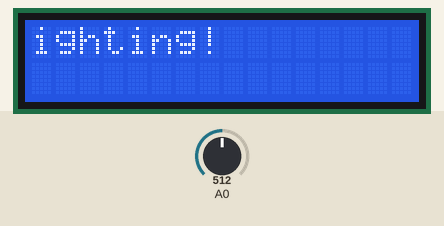
Bench run of a sketch on a simulated Arduino Uno, built with avr-gcc and run on an emulated ATmega328P. On the bench: 16×2 character LCD. Inputs (shaded band) come from the test bench; at power-on: A0 = 512. What the sketch prints to the serial monitor is not drawn.

Above: at 0.21 s.
At 2.01 s:
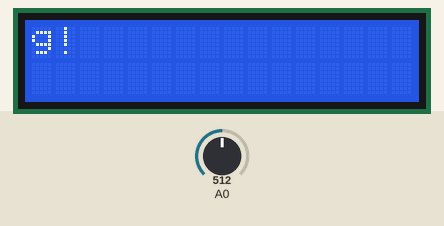
At 4.71 s:
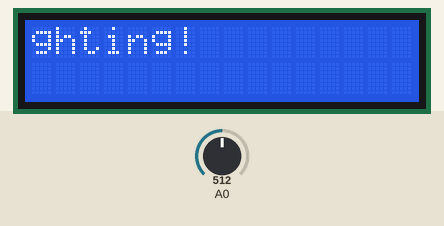
At 10.0 s:
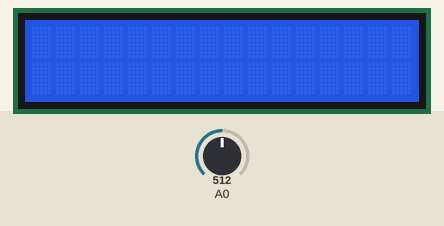
At 14.02 s:
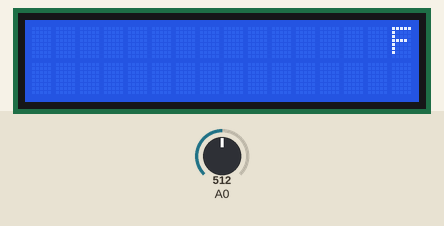
At 18.4 s:
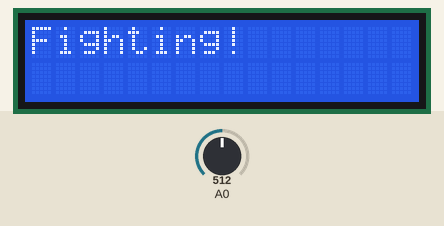

Measured:
- by itself, everything shown: repeats every 19.1 s, in 50 steps
- what the display in image 3 shows lasts 3.9 s, from 10.0 s to 13.9 s
- what the display in image 5 shows lasts 0.8 s, from 18.4 s to 19.2 s

The sketch:

0918_02_TextLCD_move_print2.ino
```cpp
#include <LiquidCrystal.h>

LiquidCrystal lcd(12, 11, 5, 4, 3, 2);

void setup() {
  // put your setup code here, to run once:
  pinMode(A0, INPUT);
  Serial.begin(9600);
  lcd.begin(16, 2); // 16by2라 col 16, row 2
  lcd.print("Fighting!"); // 위치지정을 안하고 찍으면 그냥 위에 찍힘
}

void loop() {
  // put your main code here, to run repeatedly:
  int cds = analogRead(A0);
  cds = map(cds, 0, 1023, 0, 255); // 어두우면 값 작아짐
  Serial.println(cds);

  lcd.setCursor(0,0); // 위치 - 2번째줄 처음부터 찍겠다

  // lcd.print(cds);

  for(int i=0; i<9; i++)
  {
    lcd.scrollDisplayLeft();
    delay(300);
  }

  for(int i=0; i<31; i++)
  {
    lcd.scrollDisplayRight();
    delay(300);
  }

  for(int i=0; i<22; i++)
  {
    lcd.scrollDisplayLeft();
    delay(300);
  }

  delay(500);
}

// 포텐쇼미터 값? CdS값 두번째 줄에 띄우기
```
